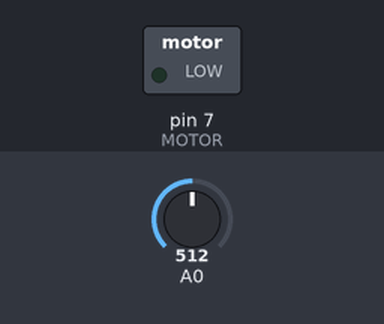
The sketch below on a simulated Arduino Uno, built with avr-gcc and run on an emulated ATmega328P. Parts: switched loads named in the sketch (green lamp = pin HIGH). The test bench sets the inputs (shaded band); at power-on: A0 = 512. What the sketch prints to the serial monitor is not drawn.

Above: at 1.2 s.
1.3 s: A0 set to 558
3.0 s: A0 set to 579
At 3.3 s:
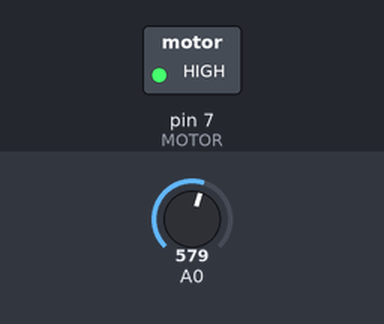
4.5 s: A0 set to 511
At 5.8 s:
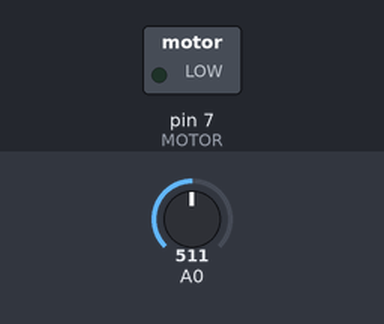
Timing chart, 0 to 7.5 s (numbered marks = the images above; inputs shaded):
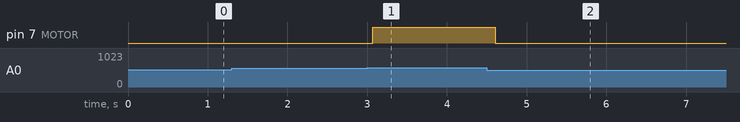

The sketch:

_8_video_EMG_Motor.ino
```cpp
/*
EMG_Motor
Оцифровывает аналоговый сигнал со входа А0 платы Arduino. По превышению порогового уровня - активирует вращение мотора.
Считанный сигнал отображается в программе визуализации от BiTronics, скачать ее можно тут: http://www.bitronicslab.com/guide/
Справочник по командам языка Arduino: http://arduino.ru/Reference
*/

#include <TimerOne.h> // подключаем библиотеку TimerOne для задействования функций Таймера1
/* предварительно данную библиотеку надо установить, для чего скачиваем ее
на странице http://www.bitronicslab.com/guide/ , распаковываем архив и помещаем папку TimerOne
внутрь папки libraries, находящейся тут: "Мои документы/Arduino/libraries"
Подробнее о TimerOne см. тут: http://robocraft.ru/blog/arduino/614.html */

#define MOTOR 7                              // определим номер вывода Arduino, к которому подключается мотор
#define arrSize 32                           // размер массива оцифрованных значений для поиска в нем максимума и минимума сигнала
#define threshold 140                        // порог срабатывания мотора (может требовать подстройки)
double sData = 0;                            // амплитуда размаха электромиографического сигнала
int val[arrSize];                            // массив для хранения оцифрованных значений ЭМГ-сигнала
int i = 0;                                   // переменная-счетчик
int emg = 0;                                 // переменная для хранения оцифрованного значения сигнала
int maxV = 0, minV = 0;                      // переменные для хранения максимального и минимального значений ЭМГ-сигнала в массиве val[]

// функция setup вызывается однократно при запуске Arduino
void setup() {
  Serial.begin(115200);                      // инициализируем Serial-порт на скорости 115200 Кбит/c.
                                             // такую же скорость надо установить в программе для визуализации
  Timer1.initialize(3000);                   // инициализируем Таймер1, аргументом указываем интервал срабатывания - 3000 микросекунд
                                             // (1 000 000 микросекунд = 1 сек)
  Timer1.attachInterrupt(sendData);          // как только проходит 3000 микросекунд - наступает прерывание (вызывается функция sendData)
  pinMode(MOTOR, OUTPUT);                    // конфигурируем вывод MOTOR на Arduino как выход, см. описание  pinMode() http://arduino.ru/Reference/PinMode
  digitalWrite(MOTOR, LOW);                  // выключаем мотор, см. описание digitalWrite(): http://arduino.ru/Reference/DigitalWrite

 // заполняем все элементы массива val[] нулями
 for (int k = 0; k < arrSize; k++){
   val[k] = 0;
 }
}

void sendData() {
  Serial.write("A0");                         // записываем в Serial-порт имя поля в программе для визуализации, куда надо выводить сигнал
                                              // всего в этой программе 4 поля, которые имеют имена A0, A1, A2, A3 (сверху вниз, по порядку их
                                              // расположения в окне программы)
  emg = analogRead(A0);                       // записываем в переменную emg оцифрованное значение сигнала с ножки А0 на Arduino.
                                              // emg может принимать значение в диапазоне от 0 до 1023, см. http://arduino.ru/Reference/AnalogRead
  val[i] = map(emg, 0, 1023, 0, 255);         // записываем в элемент массива val[i] переменную emg, предварительно отнормированную на диапазон значений от 0 до 255,
                                              // см. описание команды map:  http://arduino.ru/Reference/Map
  Serial.write(val[i]);                       // отправляем результат оцифровки
  i++;                                        // инкрементируем (увеличиваем на 1) значение переменной-счетчика

  if (i == arrSize) {                         // если полностью заполнили массив
    i = 0;                                    // сбрасываем значение переменной-счетчика в 0
    // Ищем максимальное и минимальное значение ЭМГ-сигнала в массиве val[]
    for (int k = 0; k < arrSize; k++) {       // в цикле for c переменной-итератором k перебираем элементы массива val[]
      if (val[k] > maxV)                      // если элемент массива val[k] больше, чем значение ранее записанное в переменной для хранения максимумов maxV,
        maxV = val[k];                        // обновляем значение maxV
      if (val[k] < minV)                      // если же элемент массива val[k] меньше, чем значение ранее записанное в переменной для хранения минимумов minV,
        minV = val[k];                        // обновляем значение minV
    }
    //sData =  0.4*sData + 0.6*(maxV - minV); // чтобы срабатывание мотора было более плавным, раскомментируйте эту строку и закомментируйте следующую. Теория: https://ru.wikipedia.org/wiki/Экспоненциальное_сглаживание
    sData = maxV - minV;                      // определяем максимальный размах сигнала
    maxV = 0;                                 // обнуляем значение переменной maxV, в которой хранится значение максимального элемента массива val[]
    minV = 0;                                 // обнуляем значение переменной minV, в которой хранится значение минимального элемента массива val[]
  }

 if (sData > threshold)                       // если размах сигнала больше порога срабатывания
    digitalWrite(MOTOR, HIGH);                // устанавливаем логическую "1" на выход MOTOR (высокий уровень напряжения на выходе - мотор включается)
 else
    digitalWrite(MOTOR, LOW);                 // иначе устанавливаем логический "0" на выход MOTOR (низкий уровень напряжения на выходе - мотор выключается)
}

void loop() {
// в бесконечном цикле мы ничего не делаем. Таймер1 сам будет вызывать функцию sendData через каждые 3000 микросекунд
}

// упражнение: перепишите скетч так, чтобы в нем не нужно было использовать массив для хранения оцифрованных значений сигнала
```

Measured:
- the behaviour switches between 565 and 566 on A0 (found by bisection; images 0 and 1)
- after the input at 1.3 s, every drawn part: stays the same
- after the input at 3.0 s, pin 7 (MOTOR): LOW → HIGH after 0.07 s
- after the input at 4.5 s, pin 7 (MOTOR): HIGH → LOW after 0.11 s
